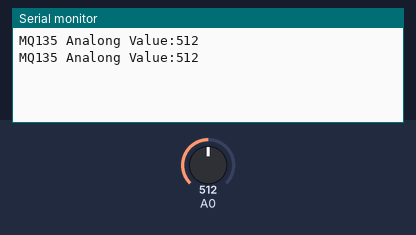
This sketch was run on a simulated Arduino Uno, built with avr-gcc and run on an emulated ATmega328P. Shown: the last lines printed to the serial monitor. The test bench sets the inputs (shaded band); at power-on: A0 = 512.

Above: at 1.8 s.
1.9 s: A0 set to 716
At 2.8 s:
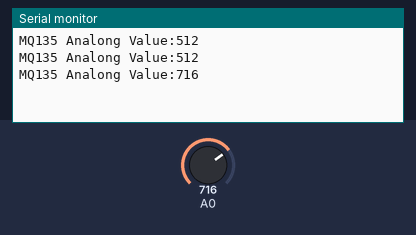
3.4 s: A0 set to 900
At 4.7 s:
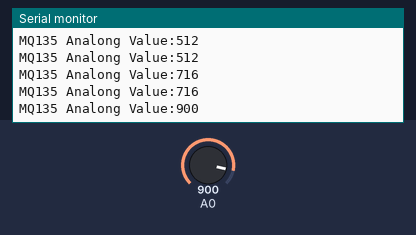
Timing chart, 0 to 6.4 s (numbered marks = the images above; inputs shaded):
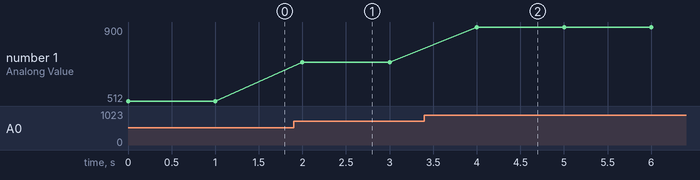

The sketch:

mq135_sensor.ino
```cpp
int MQ135AV;   // mq135 sensor for analong value
//int MQ135DV;   // mq135 sensor for digital value

void setup() {
  // put your setup code here, to run once:
  // pinMode(4, INPUT);
  Serial.begin(115200);
}

void loop() {
  // put your main code here, to run repeatedly:
  MQ135AV = analogRead(A0);
  //MQ135DV = digitalRead(2);

  Serial.print("MQ135 Analong Value:");
  Serial.print(MQ135AV);
  Serial.println();

  /*
  Serial.print("MQ135 Digital Value:");
  Serial.print(MQ135DV);
  Serial.println();
  */
  delay(1000);

}
```

Measured:
- after the input at 1.9 s, the serial monitor: prints a new line after 0.10 s (image 1)
- after the input at 3.4 s, the serial monitor: prints a new line after 0.60 s (image 2)
- plotted number 1: 512 → 716 after the input at 1.9 s, 716 → 900 after the input at 3.4 s
